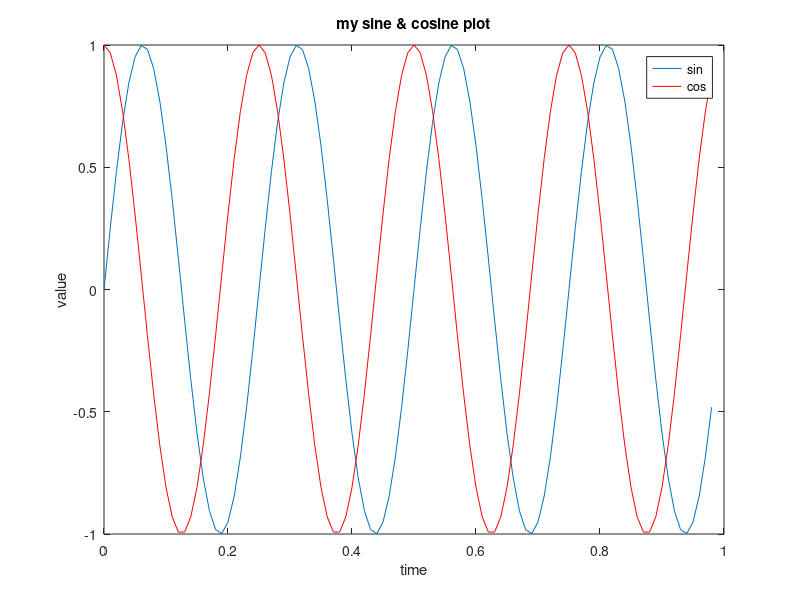
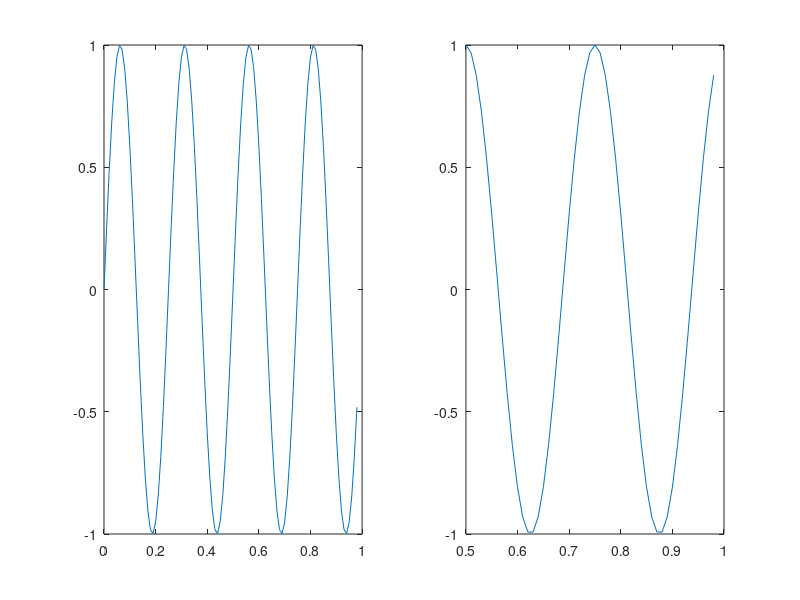

Here is the MATLAB script that generated these plots, in order:
% Let t be the numbers going from 0 to 0.98, with 0.01 steps
t = [0:0.01:0.98];
% Generate sine graph
y1 = sin(2*pi*4*t);
plot(t, y1)
waitforbuttonpress()
close
% Generate cosine graph
y2 = cos(2*pi*4*t);
plot(t, y2)
waitforbuttonpress()
close

% Generate two graphs on top of each other
plot(t, y1);
hold on;
plot(t, y2, 'r'); % in red
xlabel('time')
ylabel('value')
legend('sin', 'cos')
title('my sine & cosine plot')
print -dpng 'sine-cosine-plot.png'
waitforbuttonpress()
close

% For separate figure plots, specify figure(1) and figure(2)

subplot(1,2,1) % Divides plot into a 1x2 grid, access first 1
plot(t, y1);
subplot(1,2,2);
plot(t, y2);
axis([0.5 1 -1 1]) % set axes ranges - 0.5 to 1 on x axis, -1 to 1 on y axis
waitforbuttonpress()
print -djpg 'subplot-demo.jpg'
clf; % clears the current figure
A = magic(50);
imagesc(A), colorbar;
waitforbuttonpress()
close
